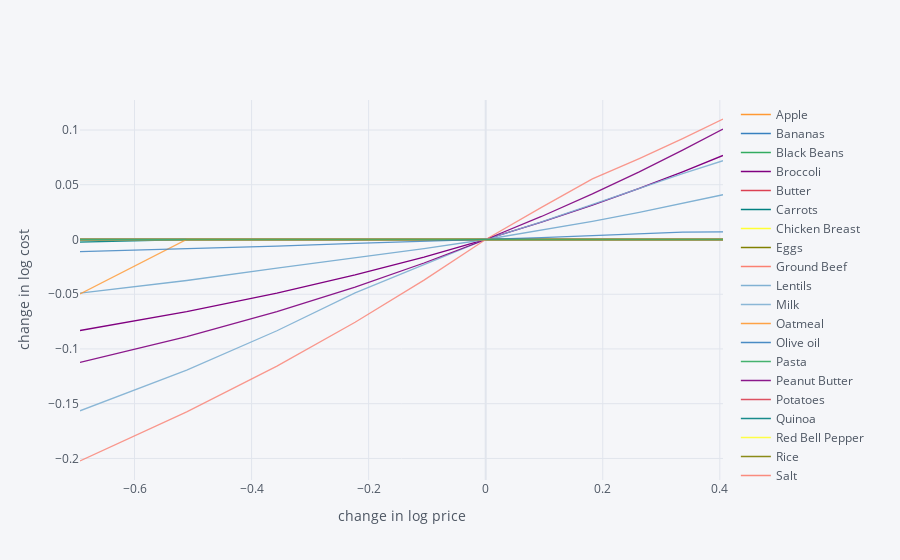

The code cell stored with this chart in its notebook:
### Code cell
import cufflinks as cf
cf.go_offline()

scale = [.5,.6,.7,.8,.9,1.,1.1,1.2,1.3,1.4,1.5]

cost0 = solve_subsistence_problem(D,Prices,bmin_reg.iloc[:,0],bmax_reg.iloc[:,0],tol=tol).fun

Price_response={}
for s in scale:
    cost = {}
    for i,p in enumerate(Prices):
        my_p = Prices.copy()
        my_p[i] = p*s
        result = solve_subsistence_problem(D,my_p,bmin_reg.iloc[:,0],bmax_reg.iloc[:,0],tol=tol)
        cost[Prices.index[i]] = np.log(result.fun/cost0)
    Price_response[np.log(s)] = cost

Price_response = pd.DataFrame(Price_response).T
Price_response.iplot(xTitle='change in log price',yTitle='change in log cost')

### Figure 1 — Plotly figure (JSON) as saved in the notebook; plotly's stock layout.template omitted (floating-point values rounded to 4 significant figures)
{"data": [{"line": {"color": "rgba(255, 153, 51, 1.0)", "dash": "solid", "shape": "linear", "width": 1.3}, "mode": "lines", "name": "Apple", "text": "", "type": "scatter", "x": [-0.6931, -0.5108, -0.3567, -0.2231, -0.1054, 0, 0.09531, 0.1823, 0.2624, 0.3365, 0.4055], "y": [-5.8e-12, 3.687e-11, -4.364e-11, -1.376e-10, 1.346e-07, 0, -1.126e-10, 3.144e-07, 2.351e-08, 2.867e-08, 2.807e-08]}, {"line": {"color": "rgba(55, 128, 191, 1.0)", "dash": "solid", "shape": "linear", "width": 1.3}, "mode": "lines", "name": "Bananas", "text": "", "type": "scatter", "x": [-0.6931, -0.5108, -0.3567, -0.2231, -0.1054, 0, 0.09531, 0.1823, 0.2624, 0.3365, 0.4055], "y": [5.931e-08, 3.646e-08, 2.963e-08, -4.509e-10, -6.126e-11, 0, -4.227e-10, 2.013e-07, 6.633e-08, 2.405e-07, 3.462e-07]}, {"line": {"color": "rgba(50, 171, 96, 1.0)", "dash": "solid", "shape": "linear", "width": 1.3}, "mode": "lines", "name": "Black Beans", "text": "", "type": "scatter", "x": [-0.6931, -0.5108, -0.3567, -0.2231, -0.1054, 0, 0.09531, 0.1823, 0.2624, 0.3365, 0.4055], "y": [-0.001047, -0.0001132, -8.493e-05, -5.662e-05, -2.831e-05, 0, 2.831e-05, 5.684e-05, 5.853e-05, 5.854e-05, 5.855e-05]}, {"line": {"color": "rgba(128, 0, 128, 1.0)", "dash": "solid", "shape": "linear", "width": 1.3}, "mode": "lines", "name": "Broccoli", "text": "", "type": "scatter", "x": [-0.6931, -0.5108, -0.3567, -0.2231, -0.1054, 0, 0.09531, 0.1823, 0.2624, 0.3365, 0.4055], "y": [-0.08314, -0.06595, -0.04905, -0.03243, -0.01608, 0, 0.01583, 0.03141, 0.04676, 0.06187, 0.07676]}, {"line": {"color": "rgba(219, 64, 82, 1.0)", "dash": "solid", "shape": "linear", "width": 1.3}, "mode": "lines", "name": "Butter ", "text": "", "type": "scatter", "x": [-0.6931, -0.5108, -0.3567, -0.2231, -0.1054, 0, 0.09531, 0.1823, 0.2624, 0.3365, 0.4055], "y": [-2.786e-12, -6.625e-11, -7.146e-11, -3.711e-11, 5.465e-13, 0, 5.564e-11, 1.197e-10, 1.779e-10, 1.749e-10, -1.671e-10]}, {"line": {"color": "rgba(0, 128, 128, 1.0)", "dash": "solid", "shape": "linear", "width": 1.3}, "mode": "lines", "name": "Carrots", "text": "", "type": "scatter", "x": [-0.6931, -0.5108, -0.3567, -0.2231, -0.1054, 0, 0.09531, 0.1823, 0.2624, 0.3365, 0.4055], "y": [-7.968e-05, 1.285e-09, -3.814e-10, -3.94e-10, -4.17e-10, 0, 2.149e-07, 4.131e-09, 2.09e-09, 9.872e-10, 3.426e-10]}, {"line": {"color": "rgba(255, 255, 51, 1.0)", "dash": "solid", "shape": "linear", "width": 1.3}, "mode": "lines", "name": "Chicken Breast", "text": "", "type": "scatter", "x": [-0.6931, -0.5108, -0.3567, -0.2231, -0.1054, 0, 0.09531, 0.1823, 0.2624, 0.3365, 0.4055], "y": [-1.463e-10, -3.974e-11, 7.822e-12, 9.56e-12, 4.161e-13, 0, 1.678e-11, 4.882e-11, 8.69e-11, 1.163e-10, 1.193e-10]}, {"line": {"color": "rgba(128, 128, 0, 1.0)", "dash": "solid", "shape": "linear", "width": 1.3}, "mode": "lines", "name": "Eggs", "text": "", "type": "scatter", "x": [-0.6931, -0.5108, -0.3567, -0.2231, -0.1054, 0, 0.09531, 0.1823, 0.2624, 0.3365, 0.4055], "y": [-6.342e-12, -8.513e-11, -2.917e-10, -2.837e-10, -4.454e-10, 0, 4.13e-08, -1.417e-10, -3.441e-10, -3.35e-10, -3.588e-10]}, {"line": {"color": "rgba(251, 128, 114, 1.0)", "dash": "solid", "shape": "linear", "width": 1.3}, "mode": "lines", "name": "Ground Beef", "text": "", "type": "scatter", "x": [-0.6931, -0.5108, -0.3567, -0.2231, -0.1054, 0, 0.09531, 0.1823, 0.2624, 0.3365, 0.4055], "y": [3.309e-10, -3.584e-11, -1.904e-10, -4.558e-10, 3.076e-09, 0, -1.51e-10, 8.002e-12, 1.42e-11, -3.479e-10, -2.831e-10]}, {"line": {"color": "rgba(128, 177, 211, 1.0)", "dash": "solid", "shape": "linear", "width": 1.3}, "mode": "lines", "name": "Lentils", "text": "", "type": "scatter", "x": [-0.6931, -0.5108, -0.3567, -0.2231, -0.1054, 0, 0.09531, 0.1823, 0.2624, 0.3365, 0.4055], "y": [-0.04895, -0.03746, -0.02609, -0.01689, -0.008409, 0, 0.008339, 0.0166, 0.02477, 0.03287, 0.0409]}, {"line": {"color": "rgba(128, 177, 211, 0.8999999999999999)", "dash": "solid", "shape": "linear", "width": 1.3}, "mode": "lines", "name": "Milk", "text": "", "type": "scatter", "x": [-0.6931, -0.5108, -0.3567, -0.2231, -0.1054, 0, 0.09531, 0.1823, 0.2624, 0.3365, 0.4055], "y": [-0.1565, -0.1193, -0.08338, -0.04872, -0.0229, 0, 0.0161, 0.03195, 0.04705, 0.06025, 0.07196]}, {"line": {"color": "rgba(255, 153, 51, 0.8999999999999999)", "dash": "solid", "shape": "linear", "width": 1.3}, "mode": "lines", "name": "Oatmeal", "text": "", "type": "scatter", "x": [-0.6931, -0.5108, -0.3567, -0.2231, -0.1054, 0, 0.09531, 0.1823, 0.2624, 0.3365, 0.4055], "y": [-7.735e-11, -1.116e-10, 6.33e-09, -3.409e-10, -2.366e-10, 0, 8.905e-11, 5.593e-08, -4.286e-10, -3.862e-10, -4.376e-10]}, {"line": {"color": "rgba(55, 128, 191, 0.8999999999999999)", "dash": "solid", "shape": "linear", "width": 1.3}, "mode": "lines", "name": "Olive oil ", "text": "", "type": "scatter", "x": [-0.6931, -0.5108, -0.3567, -0.2231, -0.1054, 0, 0.09531, 0.1823, 0.2624, 0.3365, 0.4055], "y": [0, 0, 0, 0, 0, 0, 0, 0, 0, 0, 0]}, {"line": {"color": "rgba(50, 171, 96, 0.8999999999999999)", "dash": "solid", "shape": "linear", "width": 1.3}, "mode": "lines", "name": "Pasta", "text": "", "type": "scatter", "x": [-0.6931, -0.5108, -0.3567, -0.2231, -0.1054, 0, 0.09531, 0.1823, 0.2624, 0.3365, 0.4055], "y": [-4.501e-10, -4.52e-10, 1.009e-09, 2.148e-08, 1.761e-07, 0, -2.665e-10, -4.556e-10, 2.358e-08, 6.966e-09, 5.692e-09]}, {"line": {"color": "rgba(128, 0, 128, 0.8999999999999999)", "dash": "solid", "shape": "linear", "width": 1.3}, "mode": "lines", "name": "Peanut Butter", "text": "", "type": "scatter", "x": [-0.6931, -0.5108, -0.3567, -0.2231, -0.1054, 0, 0.09531, 0.1823, 0.2624, 0.3365, 0.4055], "y": [-0.1124, -0.08883, -0.06587, -0.04343, -0.02148, 0, 0.02103, 0.04162, 0.0618, 0.08157, 0.101]}, {"line": {"color": "rgba(219, 64, 82, 0.8999999999999999)", "dash": "solid", "shape": "linear", "width": 1.3}, "mode": "lines", "name": "Potatoes", "text": "", "type": "scatter", "x": [-0.6931, -0.5108, -0.3567, -0.2231, -0.1054, 0, 0.09531, 0.1823, 0.2624, 0.3365, 0.4055], "y": [5.908e-07, -4.357e-10, -4.11e-10, -3.513e-10, -1.208e-10, 0, 3.572e-11, 2.306e-11, -1.206e-11, -5.557e-11, -1.001e-10]}, {"line": {"color": "rgba(0, 128, 128, 0.8999999999999999)", "dash": "solid", "shape": "linear", "width": 1.3}, "mode": "lines", "name": "Quinoa", "text": "", "type": "scatter", "x": [-0.6931, -0.5108, -0.3567, -0.2231, -0.1054, 0, 0.09531, 0.1823, 0.2624, 0.3365, 0.4055], "y": [-0.002334, 1.192e-08, 1.068e-08, 1.456e-08, -3.179e-10, 0, 3.087e-07, -4.577e-10, -4.389e-10, -4.306e-10, -4.269e-10]}, {"line": {"color": "rgba(255, 255, 51, 0.8999999999999999)", "dash": "solid", "shape": "linear", "width": 1.3}, "mode": "lines", "name": "Red Bell Pepper", "text": "", "type": "scatter", "x": [-0.6931, -0.5108, -0.3567, -0.2231, -0.1054, 0, 0.09531, 0.1823, 0.2624, 0.3365, 0.4055], "y": [-1.098e-10, -1.42e-10, -1.167e-10, 4.781e-09, -4.466e-10, 0, -1.191e-11, -1.732e-10, -3.154e-10, -4.304e-10, -4.512e-10]}, {"line": {"color": "rgba(128, 128, 0, 0.8999999999999999)", "dash": "solid", "shape": "linear", "width": 1.3}, "mode": "lines", "name": "Rice", "text": "", "type": "scatter", "x": [-0.6931, -0.5108, -0.3567, -0.2231, -0.1054, 0, 0.09531, 0.1823, 0.2624, 0.3365, 0.4055], "y": [2.555e-09, 3.02e-09, 4.547e-09, 7.993e-09, 1.43e-08, 0, -4.247e-10, 1.379e-09, 7.44e-11, 8.94e-11, 3.956e-11]}, {"line": {"color": "rgba(251, 128, 114, 0.8999999999999999)", "dash": "solid", "shape": "linear", "width": 1.3}, "mode": "lines", "name": "Salt", "text": "", "type": "scatter", "x": [-0.6931, -0.5108, -0.3567, -0.2231, -0.1054, 0, 0.09531, 0.1823, 0.2624, 0.3365, 0.4055], "y": [-4.441e-10, -4.515e-10, -3.005e-10, 2.552e-10, -3.769e-10, 0, 8.479e-08, 1.874e-07, -4.001e-10, -3.452e-10, -2.243e-10]}, {"line": {"color": "rgba(251, 128, 114, 0.7999999999999998)", "dash": "solid", "shape": "linear", "width": 1.3}, "mode": "lines", "name": "Spinach", "text": "", "type": "scatter", "x": [-0.6931, -0.5108, -0.3567, -0.2231, -0.1054, 0, 0.09531, 0.1823, 0.2624, 0.3365, 0.4055], "y": [-0.2024, -0.1575, -0.1157, -0.07565, -0.03711, 0, 0.02939, 0.05539, 0.07395, 0.09218, 0.1101]}, {"line": {"color": "rgba(128, 177, 211, 0.7999999999999998)", "dash": "solid", "shape": "linear", "width": 1.3}, "mode": "lines", "name": "Strawberries", "text": "", "type": "scatter", "x": [-0.6931, -0.5108, -0.3567, -0.2231, -0.1054, 0, 0.09531, 0.1823, 0.2624, 0.3365, 0.4055], "y": [1.607e-09, 1.213e-08, -4.147e-10, -4.246e-10, -3.64e-10, 0, 7.372e-12, -9.238e-11, -1.775e-10, -2.401e-10, -2.873e-10]}, {"line": {"color": "rgba(255, 153, 51, 0.7999999999999998)", "dash": "solid", "shape": "linear", "width": 1.3}, "mode": "lines", "name": "String Cheese", "text": "", "type": "scatter", "x": [-0.6931, -0.5108, -0.3567, -0.2231, -0.1054, 0, 0.09531, 0.1823, 0.2624, 0.3365, 0.4055], "y": [-0.04984, 3.394e-10, 1.25e-07, -4.538e-10, -3.028e-10, 0, 5.654e-10, 5.158e-08, 3.101e-10, 7.016e-08, 7.053e-08]}, {"line": {"color": "rgba(55, 128, 191, 0.7999999999999998)", "dash": "solid", "shape": "linear", "width": 1.3}, "mode": "lines", "name": "Whole-Grain Bread", "text": "", "type": "scatter", "x": [-0.6931, -0.5108, -0.3567, -0.2231, -0.1054, 0, 0.09531, 0.1823, 0.2624, 0.3365, 0.4055], "y": [-0.01111, -0.00855, -0.006, -0.003622, -0.00178, 0, 0.001727, 0.003452, 0.005173, 0.006711, 0.00689]}, {"line": {"color": "rgba(50, 171, 96, 0.7999999999999998)", "dash": "solid", "shape": "linear", "width": 1.3}, "mode": "lines", "name": "Yogurt", "text": "", "type": "scatter", "x": [-0.6931, -0.5108, -0.3567, -0.2231, -0.1054, 0, 0.09531, 0.1823, 0.2624, 0.3365, 0.4055], "y": [8.87e-08, -2.468e-10, 2.845e-11, 2.792e-11, 1.839e-11, 0, -3.11e-11, -8.257e-11, -1.657e-10, -1.831e-10, -2.151e-10]}], "layout": {"legend": {"bgcolor": "#F5F6F9", "font": {"color": "#4D5663"}}, "paper_bgcolor": "#F5F6F9", "plot_bgcolor": "#F5F6F9", "title": {"font": {"color": "#4D5663"}}, "xaxis": {"gridcolor": "#E1E5ED", "showgrid": true, "tickfont": {"color": "#4D5663"}, "title": {"font": {"color": "#4D5663"}, "text": "change in log price"}, "zerolinecolor": "#E1E5ED"}, "yaxis": {"gridcolor": "#E1E5ED", "showgrid": true, "tickfont": {"color": "#4D5663"}, "title": {"font": {"color": "#4D5663"}, "text": "change in log cost"}, "zerolinecolor": "#E1E5ED"}}}
